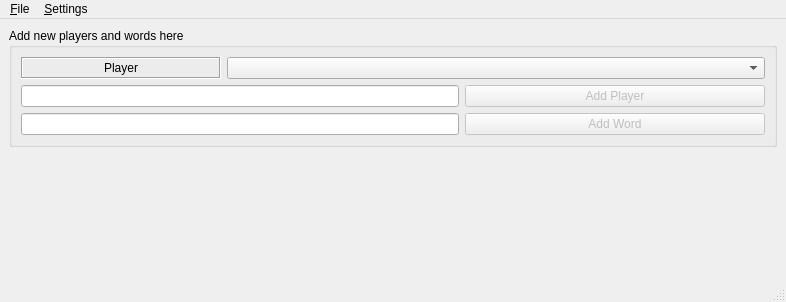
<?xml version="1.0" encoding="UTF-8"?>
<ui version="4.0">
 <class>MainWindow</class>
 <widget class="QMainWindow" name="MainWindow">
  <property name="geometry">
   <rect>
    <x>0</x>
    <y>0</y>
    <width>786</width>
    <height>302</height>
   </rect>
  </property>
  <property name="windowTitle">
   <string>Ah Counter</string>
  </property>
  <widget class="QWidget" name="centralwidget">
   <layout class="QVBoxLayout" name="verticalLayout">
    <item>
     <widget class="QGroupBox" name="groupBox">
      <property name="title">
       <string>Add new players and words here</string>
      </property>
      <layout class="QVBoxLayout" name="verticalLayout_2">
       <item>
        <layout class="QHBoxLayout" name="horizontalLayout_2">
         <item>
          <widget class="QLabel" name="label">
           <property name="maximumSize">
            <size>
             <width>200</width>
             <height>16777215</height>
            </size>
           </property>
           <property name="frameShape">
            <enum>QFrame::Box</enum>
           </property>
           <property name="frameShadow">
            <enum>QFrame::Sunken</enum>
           </property>
           <property name="text">
            <string>Player</string>
           </property>
           <property name="alignment">
            <set>Qt::AlignCenter</set>
           </property>
          </widget>
         </item>
         <item>
          <widget class="QComboBox" name="cbName"/>
         </item>
        </layout>
       </item>
       <item>
        <layout class="QHBoxLayout" name="horizontalLayout">
         <item>
          <widget class="QLineEdit" name="leName">
           <property name="maximumSize">
            <size>
             <width>16777215</width>
             <height>16777215</height>
            </size>
           </property>
           <property name="inputMethodHints">
            <set>Qt::ImhNone</set>
           </property>
          </widget>
         </item>
         <item>
          <widget class="QPushButton" name="btnAddName">
           <property name="enabled">
            <bool>false</bool>
           </property>
           <property name="minimumSize">
            <size>
             <width>300</width>
             <height>0</height>
            </size>
           </property>
           <property name="maximumSize">
            <size>
             <width>300</width>
             <height>16777215</height>
            </size>
           </property>
           <property name="text">
            <string>Add Player</string>
           </property>
          </widget>
         </item>
        </layout>
       </item>
       <item>
        <layout class="QHBoxLayout" name="horizontalLayout_3">
         <item>
          <widget class="QLineEdit" name="leSpecie">
           <property name="maximumSize">
            <size>
             <width>16777215</width>
             <height>16777215</height>
            </size>
           </property>
          </widget>
         </item>
         <item>
          <widget class="QPushButton" name="btnAddSpecie">
           <property name="enabled">
            <bool>false</bool>
           </property>
           <property name="minimumSize">
            <size>
             <width>300</width>
             <height>0</height>
            </size>
           </property>
           <property name="maximumSize">
            <size>
             <width>300</width>
             <height>16777215</height>
            </size>
           </property>
           <property name="text">
            <string>Add Word</string>
           </property>
          </widget>
         </item>
        </layout>
       </item>
      </layout>
     </widget>
    </item>
    <item>
     <spacer name="verticalSpacer">
      <property name="orientation">
       <enum>Qt::Vertical</enum>
      </property>
      <property name="sizeHint" stdset="0">
       <size>
        <width>20</width>
        <height>40</height>
       </size>
      </property>
     </spacer>
    </item>
   </layout>
  </widget>
  <widget class="QMenuBar" name="menubar">
   <property name="geometry">
    <rect>
     <x>0</x>
     <y>0</y>
     <width>786</width>
     <height>21</height>
    </rect>
   </property>
   <widget class="QMenu" name="menu_File">
    <property name="title">
     <string>&amp;File</string>
    </property>
    <addaction name="action_Export"/>
   </widget>
   <widget class="QMenu" name="menu_Settings">
    <property name="title">
     <string>&amp;Settings</string>
    </property>
    <addaction name="action_Names"/>
    <addaction name="actionS_pecies"/>
   </widget>
   <addaction name="menu_File"/>
   <addaction name="menu_Settings"/>
  </widget>
  <widget class="QStatusBar" name="statusbar"/>
  <action name="action_Export">
   <property name="text">
    <string>&amp;Export</string>
   </property>
  </action>
  <action name="action_Names">
   <property name="text">
    <string>&amp;Names</string>
   </property>
  </action>
  <action name="actionS_pecies">
   <property name="text">
    <string>&amp;Words</string>
   </property>
  </action>
 </widget>
 <resources/>
 <connections/>
</ui>
